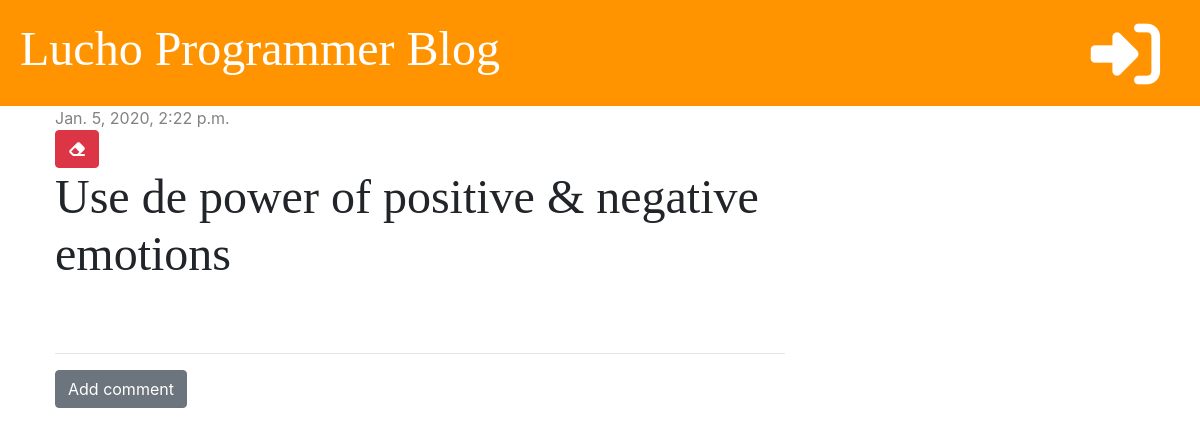
The app's page /post/2/ with its own data.
### blog/models.py (models this page shows, shortened)
class Post(models.Model):
    author = models.ForeignKey('auth.User', on_delete=models.CASCADE)
    title = models.CharField(max_length=200)
    text = models.TextField()
    created_date = models.DateTimeField(default=timezone.now)
    published_date = models.DateTimeField(blank=True, null=True)

### blog/views.py (the view)
# urls.py: path('post/<int:pk>/', views.post_detail, name='post_detail'),
def post_detail(request, pk):
    post = get_object_or_404(Post, pk=pk)
    stuff_for_frontend = {'post': post}
    return render(request, 'blog/post_detail.html', stuff_for_frontend)

### blog/templatetags/markdownify.py (called while the page is built)
@register.filter
def markdown(value):
    renderer = HighlightRenderer()
    markdown = mistune.Markdown(renderer=renderer)
    return markdown(value)

### blog/templates/blog/post_detail.html (shortened to what this page needs)
{% extends 'blog/base.html' %}
{% load markdownify %}
{% block content %}
    <div class="post">
        {% if post.published_date %}
            <div class="date">
                {{ post.published_date }}
            </div>
        {% else %}
            <a href="{% url 'post_publish' pk=post.pk %}" class="btn btn-primary">Publish</a>
        {% endif %}
        <a href="{% url 'post_delete' pk=post.pk %}" class="btn btn-danger"
           onclick="return confirm('Are tou sure you want to delet this post?')">
            <i class="fas fa-eraser fa-fa-2x"></i>
        </a>
        <h1>{{ post.title }}</h1>
    </div>
    <hr>
    <a href="{% url 'add_comment_to_post' pk=post.pk %}" class="btn btn-secondary">Add comment</a>
{% endblock %}

### blog/static/css/blog.css (style rules this page uses)
h1, h2, h3, h4 { font-family: 'Tangerine', 'Inconsolata', 'Droid Sans', serif; font-size: 48px; }
.date { color: #828282 }
.post { margin-bottom: 70px; }

### records on screen
Post: published_date "Jan. 5, 2020, 2:22 p.m.", title "Use de power of positive & negative emotions"
